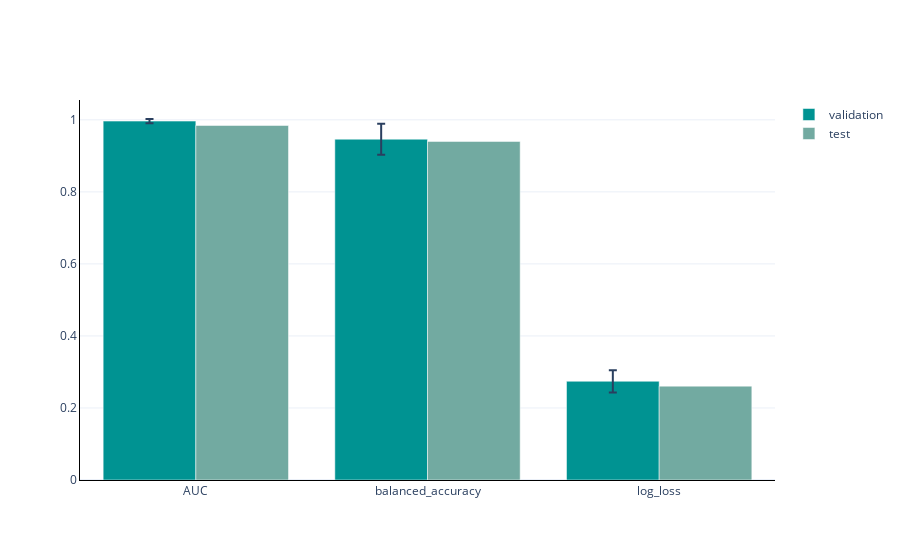

Notebook source saved alongside this figure:
### Code cell
from util.plotting import plot_validation_vs_test_performance

plot_validation_vs_test_performance(iml_result=result, result_path=ml_result_path)

### Figure 1 — Plotly figure (JSON) as saved in the notebook; plotly's stock layout.template omitted (floating-point values rounded to 4 significant figures)
{"data": [{"error_y": {"array": [0.00583, 0.04316, 0.03089], "type": "data"}, "marker": {"color": "rgb(0, 147, 146)"}, "name": "validation", "type": "bar", "x": ["AUC", "balanced_accuracy", "log_loss"], "y": [0.9965, 0.9463, 0.2742]}, {"marker": {"color": "rgb(114, 170, 161)"}, "name": "test", "type": "bar", "x": ["AUC", "balanced_accuracy", "log_loss"], "y": [0.9844, 0.94, 0.2606]}], "layout": {"barmode": "group", "xaxis": {"linecolor": "black", "linewidth": 1, "showline": true}, "yaxis": {"linecolor": "black", "linewidth": 1, "showline": true}}}
